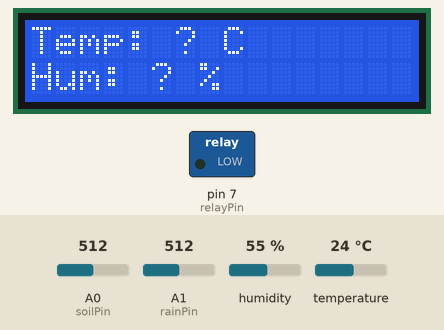
Recording of a sketch running on a simulated Arduino Uno, built with avr-gcc and run on an emulated ATmega328P. On the bench: 16×2 character LCD, switched loads named in the sketch (green lamp = pin HIGH). The inputs (shaded band) are chosen by the test bench; at power-on: A0 (soilPin) = 512, A1 (rainPin) = 512, humidity 55 %, temperature 24 °C. The modem accepts every AT command (registered, SIM ready, sends succeed) and sends nothing else; what the sketch prints to the serial monitor is not drawn.

Above: at 3.2 s.
3.3 s: A0 (soilPin) set to 484
At 6.3 s:
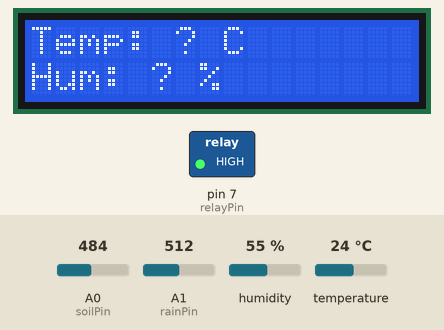
7.1 s: A0 (soilPin) set to 510
At 14.2 s:
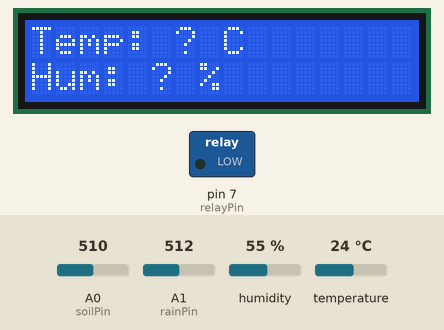
14.8 s: A0 (soilPin) set to 490
At 17.7 s:
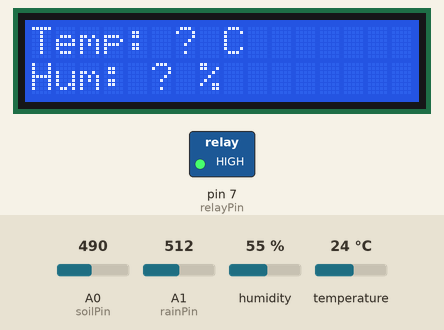
Timing chart, 0 to 19.2 s (numbered marks = the images above; inputs shaded):
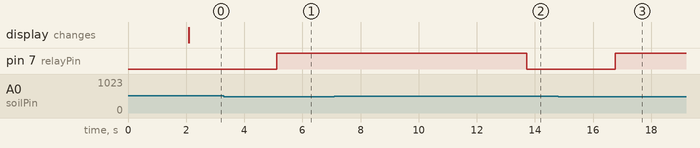

Measured:
- the behaviour switches between 500 and 499 on A0 (soilPin) (found by bisection; images 0 and 1)
- after the input at 3.3 s, pin 7 (relayPin): LOW → HIGH after 1.8 s
- after the input at 7.1 s, pin 7 (relayPin): HIGH → LOW after 6.6 s
- after the input at 14.8 s, pin 7 (relayPin): LOW → HIGH after 2.0 s

The sketch:

agriculture.ino
```cpp
#include <DHT.h>
#include <LiquidCrystal.h>
#include <SoftwareSerial.h>

// ---------------- DHT11 ----------------
#define DHTPIN 2
#define DHTTYPE DHT11
DHT dht(DHTPIN, DHTTYPE);

// ---------------- Pins ----------------
const int soilPin = A0;
const int rainPin = A1;
const int relayPin = 7;

// ---------------- LCD ----------------
LiquidCrystal lcd(12, 11, 5, 4, 3, 6);

// ---------------- GSM ----------------
SoftwareSerial gsm(9, 10); // RX, TX

// ---------------- Buffers ----------------
char line1[17];
char line2[17];

// ---------------- Thresholds ----------------
int soilThreshold = 500;
int rainThreshold = 400;

// ---------------- Flags ----------------
bool rainAlertSent = false;
bool dryAlertSent = false;

// ---------------- Phone ----------------
String phoneNumber = "+10000000000"; // Placeholder

// ---------------- Setup ----------------
void setup() {
  Serial.begin(9600);
  gsm.begin(9600);

  dht.begin();
  lcd.begin(16, 2);

  pinMode(relayPin, OUTPUT);

  lcd.print("Smart Agri Sys");
  delay(2000);
  lcd.clear();
}

// ---------------- SMS Function ----------------
void sendSMS(String message) {
  gsm.println("AT+CMGF=1"); // Text mode
  delay(1000);

  gsm.println("AT+CMGS=\"" + phoneNumber + "\"");
  delay(1000);

  gsm.print(message);
  delay(500);

  gsm.write(26); // CTRL+Z
  delay(3000);
}

// ---------------- Loop ----------------
void loop() {
  int soilValue = analogRead(soilPin);
  int rainValue = analogRead(rainPin);

  float temp = dht.readTemperature();
  float hum = dht.readHumidity();

  // Error handling
  if (isnan(temp) || isnan(hum)) {
    lcd.clear();
    lcd.print("Sensor Error");
    Serial.println("DHT Error");
    delay(2000);
    return;
  }

  // ---------------- Logic ----------------
  bool isSoilDry = soilValue < soilThreshold;
  bool isRaining = rainValue < rainThreshold;

  // ---------------- Irrigation ----------------
  if (isSoilDry && !isRaining) {
    digitalWrite(relayPin, HIGH);  // Pump ON
  } else {
    digitalWrite(relayPin, LOW);   // Pump OFF
  }

  // ---------------- SMS Alerts ----------------

  // Rain alert
  if (isRaining && !rainAlertSent) {
    sendSMS("Alert: Rain detected. Irrigation stopped.");
    rainAlertSent = true;
  }

  if (!isRaining) {
    rainAlertSent = false;
  }

  // Soil dry alert
  if (isSoilDry && !dryAlertSent) {
    sendSMS("Alert: Soil is dry. Irrigation started.");
    dryAlertSent = true;
  }

  if (!isSoilDry) {
    dryAlertSent = false;
  }

  // ---------------- LCD Display ----------------
  sprintf(line1, "Temp: %.1f C", temp);
  sprintf(line2, "Hum: %.1f %%", hum);

  lcd.clear();
  lcd.setCursor(0, 0);
  lcd.print(line1);

  lcd.setCursor(0, 1);
  lcd.print(line2);

  // ---------------- Debug ----------------
  Serial.print("Soil: ");
  Serial.print(soilValue);
  Serial.print(" | Rain: ");
  Serial.print(rainValue);
  Serial.print(" | Temp: ");
  Serial.print(temp);
  Serial.print(" | Hum: ");
  Serial.println(hum);

  delay(3000);
}
```
